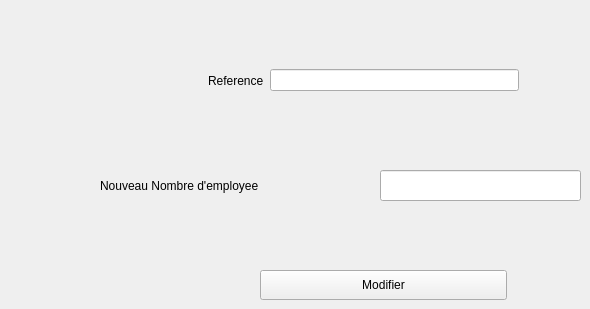
      <widget class="QWidget" name="tab_33">
       <attribute name="title">
        <string>Modifier</string>
       </attribute>
       <widget class="QLineEdit" name="lineEdit_29">
        <property name="geometry">
         <rect>
          <x>380</x>
          <y>170</y>
          <width>201</width>
          <height>31</height>
         </rect>
        </property>
       </widget>
       <widget class="QLabel" name="label_56">
        <property name="geometry">
         <rect>
          <x>100</x>
          <y>170</y>
          <width>271</width>
          <height>31</height>
         </rect>
        </property>
        <property name="text">
         <string>Nouveau Nombre d'employee</string>
        </property>
       </widget>
       <widget class="QPushButton" name="modifier_agence">
        <property name="geometry">
         <rect>
          <x>260</x>
          <y>270</y>
          <width>247</width>
          <height>30</height>
         </rect>
        </property>
        <property name="text">
         <string>Modifier</string>
        </property>
       </widget>
       <widget class="QWidget" name="layoutWidget">
        <property name="geometry">
         <rect>
          <x>208</x>
          <y>40</y>
          <width>311</width>
          <height>81</height>
         </rect>
        </property>
        <layout class="QHBoxLayout" name="horizontalLayout_13">
         <item>
          <widget class="QLabel" name="label_55">
           <property name="text">
            <string>Reference</string>
           </property>
          </widget>
         </item>
         <item>
          <widget class="QLineEdit" name="lineEdit_28"/>
         </item>
        </layout>
       </widget>
      </widget>
